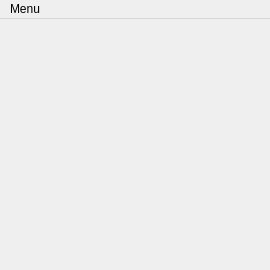
<?xml version="1.0" encoding="UTF-8"?>
<ui version="4.0">
 <class>MapWindow</class>
 <widget class="QMainWindow" name="MapWindow">
  <property name="geometry">
   <rect>
    <x>0</x>
    <y>0</y>
    <width>270</width>
    <height>270</height>
   </rect>
  </property>
  <property name="windowTitle">
   <string>Evopedia Map</string>
  </property>
  <widget class="FlickableMap" name="mapWidget"/>
  <widget class="QMenuBar" name="menubar">
   <property name="geometry">
    <rect>
     <x>0</x>
     <y>0</y>
     <width>270</width>
     <height>23</height>
    </rect>
   </property>
   <widget class="QMenu" name="menuMenu">
    <property name="title">
     <string>Menu</string>
    </property>
    <addaction name="actionShow_Articles"/>
    <addaction name="actionZoom_In"/>
    <addaction name="actionZoom_Out"/>
    <addaction name="actionUse_GPS"/>
    <addaction name="actionGo_to_GPS_Position"/>
    <addaction name="actionFollow_GPS"/>
   </widget>
   <addaction name="menuMenu"/>
  </widget>
  <action name="actionShow_Articles">
   <property name="checkable">
    <bool>true</bool>
   </property>
   <property name="checked">
    <bool>true</bool>
   </property>
   <property name="text">
    <string>Show Articles</string>
   </property>
  </action>
  <action name="actionZoom_In">
   <property name="text">
    <string>Zoom In</string>
   </property>
   <property name="softKeyRole">
    <enum>QAction::PositiveSoftKey</enum>
   </property>
  </action>
  <action name="actionZoom_Out">
   <property name="text">
    <string>Zoom Out</string>
   </property>
   <property name="softKeyRole">
    <enum>QAction::NegativeSoftKey</enum>
   </property>
  </action>
  <action name="actionGo_to_GPS_Position">
   <property name="enabled">
    <bool>false</bool>
   </property>
   <property name="text">
    <string>Go to GPS Position</string>
   </property>
  </action>
  <action name="actionUse_GPS">
   <property name="checkable">
    <bool>true</bool>
   </property>
   <property name="text">
    <string>Use GPS</string>
   </property>
  </action>
  <action name="actionFollow_GPS">
   <property name="checkable">
    <bool>true</bool>
   </property>
   <property name="enabled">
    <bool>false</bool>
   </property>
   <property name="text">
    <string>Follow GPS</string>
   </property>
  </action>
 </widget>
 <customwidgets>
  <customwidget>
   <class>FlickableMap</class>
   <extends>QWidget</extends>
   <header>flickablemap.h</header>
   <container>1</container>
  </customwidget>
 </customwidgets>
 <resources/>
 <connections/>
</ui>
